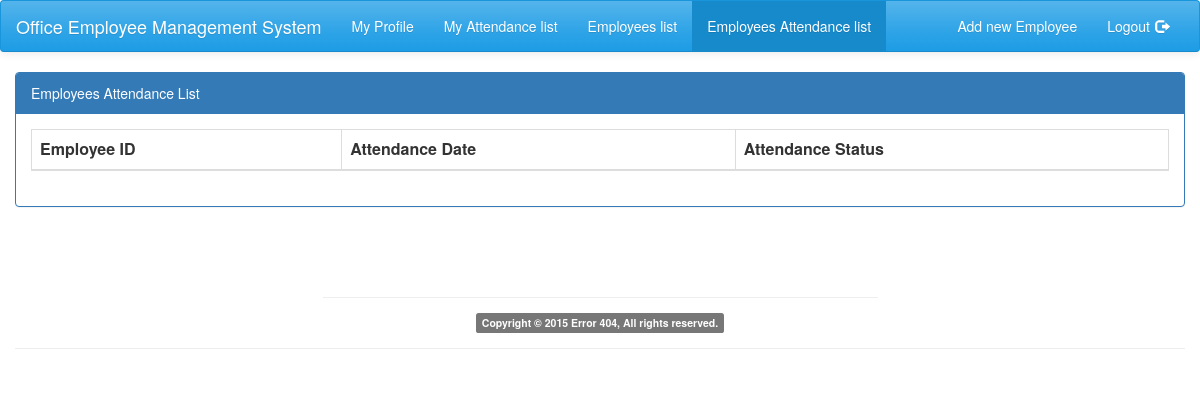
Before: /index.php?page=attendance (signed in) with the older database file.
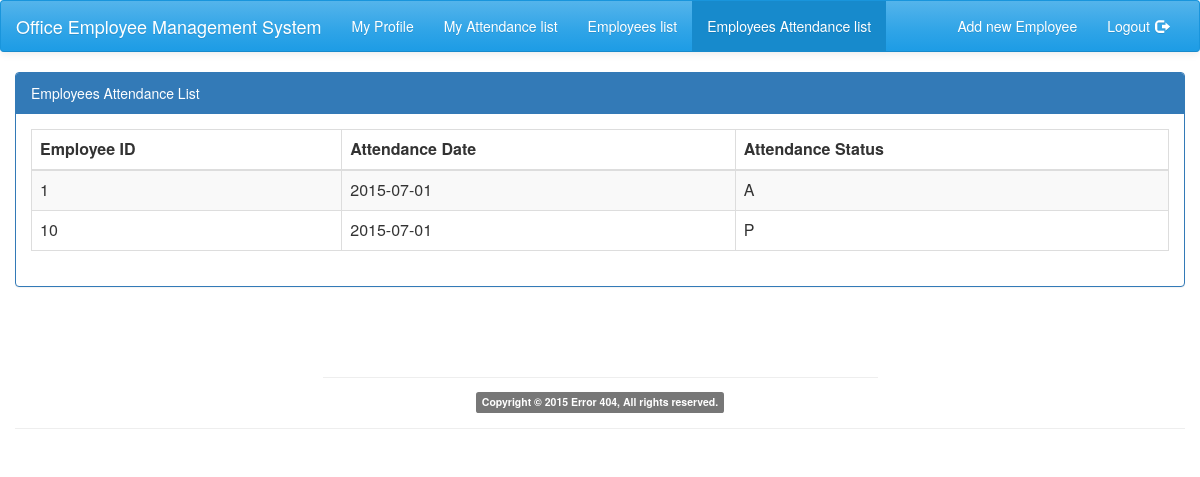
After: the same page with the newer database file.
### tables this page shows
CREATE TABLE IF NOT EXISTS `emp_attendance` (
  `id` int(11) NOT NULL,
  `empid` int(11) NOT NULL,
  `Date` date NOT NULL,
  `Attendance Status` varchar(30) NOT NULL
);

### index.php (called while the page is built, shortened)
<?php
require("helpers.php");
if(isset($_GET['page']))
{
    $page = $_GET['page'];
}
else
    $page = "home";
render("header");
render($page);
render("footer");
?>

### views/attendance.php (the view, shortened to what this page needs)
            <div class="row">
                <div class="col-md-12">
                    <div class="panel panel-primary">
                            <div class="panel-heading">
                                 Employees Attendance List
                            </div>
                        <div class="panel-body">
                            <div class="table-responsive">
                                <table class="table table-striped table-bordered table-hover" id="dataTables-example">
                                    <thead>
                                        <tr>
                                            <th>Employee ID</th>
                                            <th>Attendance Date</th>
                                            <th>Attendance Status</th>
                                        </tr>
                                    </thead>
                                    <tbody><div id="data">
                                        <?php
                      $result=query("select * from emp_attendance");
                                            while($row=mysql_fetch_array($result)){
                                                $output="<tr><td>".$row['empid']."</td><td id='na'>".$row['Date']."</td><td>".$row['Attendance Status']."</td></tr>";
                                            echo $output;
                                            }
?>
                                         </div>
                                    </tbody>
                                </table>
                            </div>
                        </div>
                    </div>
                 </div>
</div>

### includes.php (shortened to what this page needs)
<link href="css/bootstrap.min.css" rel="stylesheet">
<link href="css/style.css" rel="stylesheet">
<link rel="stylesheet" type="text/css" href="../Style/engine1//style.css" />

### helpers.php (shortened to what this page needs)
<?php
require_once("includes.php");
function render($file, $data=array())
	{
		$path=__DIR__."/views/".$file.".php";
		if(file_exists($path))
           {
			extract($data);
			require($path);
           }
	}
    function query($sql) {
 $dbname = "basep_16359700_ems";
        $server = "sql310.base.pk";
        $user ="basep_16359700";
        $pass = "11105090";
        $connection = mysql_connect($server, $user, $pass);
        $db = mysql_select_db($dbname, $connection);
        $query = mysql_query($sql, $connection);
            return $query;
    }
?>

### views/header.php (shortened to what this page needs)
<?php if(isset($_GET['page']))
    $page=$_GET['page'];
else
{$page="home"; }
if(isset($_SESSION['id']))
$h_id=$_SESSION['id'];
?>
	<body>
  <nav class="navbar navbar-default">
  <div class="container-fluid">
    <div class="navbar-header">
    <a class="nav navbar-brand" href="#">Office Employee Management System</a>
    </div>
    <div class="collapse navbar-collapse" id="bs-example-navbar-collapse">
      <ul class="nav navbar-nav">
     <li  <?php if($page=="home"||$page=="Signup") { ?>   class="active"  ><a href="index.php?page=home">Home</a></li> <?php } ?>
<?php if(isset($_SESSION['right'])&&$page!="home") {
?><li <?php if($page=="cpanel") { ?> class="active" <?php } ?> > <a href="index.php?page=cpanel">My Profile</a> </li> <?php
if($_SESSION['right']=="E"||$_SESSION['right']=="A") {
?>
    <li <?php if($page=="myAttendance") { ?> class="active" <?php } ?> > <a href="index.php?page=myAttendance&my_id=<?php echo $h_id; ?>">My Attendance list</a> </li>
  <?php     }
 if($_SESSION['right']=="A") { ?>
    <li <?php if($page=="employeeslist") { ?> class="active" <?php } ?> > <a href="index.php?page=employeeslist">Employees list</a> </li>
    <li <?php if($page=="attendance") { ?> class="active" <?php } ?> > <a href="index.php?page=attendance">Employees Attendance list</a> </li>
    <?php    } ?>
</ul>
    <ul class="nav navbar-nav navbar-right">
<?php if($_SESSION['right']=="A") { ?>
    <li <?php if($page=="newemployee") { ?> class="active" <?php } ?> > <a href="index.php?page=newemployee">Add new Employee</a> </li>
        <?php    } ?>
			 <li <?php if($page=="logout") { ?> class="active" <?php }?> ><a href="index.php?page=logout" style="align:right">Logout<span style="margin-left:5px" class="glyphicon glyphicon-log-out"></span></a>
			 </li>
				</ul>
   <?php } ?>
    </div>
    </div>
</nav>
<div class="container" style="padding:0px;">

### views/footer.php (shortened to what this page needs)
<div class ="container">
<div class="row align-center" style="margin-top: 50px;text-align: center;">
    <div class="col-xs-12 col-sm-6 col-sm-offset-3">
        <hr><p class="label label-default label-custom">Copyright &copy; 2015  Error 404, All rights reserved.</p>
    </div>
</div>
</div>
    <hr>
</div>
</body>
</html>

### css/style.css (style rules this page uses)
.nav { margin-bottom: 0; padding-left: 0; list-style: none; }
.nav > li { position: relative; display: block; }
.nav > li > a { position: relative; display: block; padding: 10px 15px; }
.navbar { position: relative; min-height: 50px; margin-bottom: 20px; border: 1px solid transparent; }
@media (min-width: 768px) { .navbar { border-radius: 4px; } }
@media (min-width: 768px) { .navbar-header { float: left; } }
.navbar-collapse { overflow-x: visible; padding-right: 15px; padding-left: 15px; border-top: 1px solid transparent; -webkit-box-shadow: inset 0 1px 0 rgba(255, 255, 255, 0.1); box-shadow: inset 0 1px 0 rgba(255, 255, 255, 0.1); -webkit-overflow-scrolling: touch; }
@media (min-width: 768px) { .navbar-collapse { width: auto; border-top: 0; -webkit-box-shadow: none; box-shadow: none; } }
@media (min-width: 768px) { .navbar-collapse.collapse { display: block !important; visibility: visible !important; height: auto !important; padding-bottom: 0; overflow: visible !important; } }
.container > .navbar-header, .container-fluid > .navbar-header, .container > .navbar-collapse, .container-fluid > .navbar-collapse { margin-right: -15px; margin-left: -15px; }
@media (min-width: 768px) { .container > .navbar-header, .container-fluid > .navbar-header, .container > .navbar-collapse, .container-fluid > .navbar-collapse { margin-right: 0; margin-left: 0; } }
.navbar-brand { float: left; padding: 15px 15px; font-size: 18px; line-height: 20px; height: 50px; }
@media (min-width: 768px) { .navbar > .container .navbar-brand, .navbar > .container-fluid .navbar-brand { margin-left: -15px; } }
.navbar-nav { margin: 7.5px -15px; }
.navbar-nav > li > a { padding-top: 10px; padding-bottom: 10px; line-height: 20px; }
@media (min-width: 768px) { .navbar-nav { float: left; margin: 0; } }
@media (min-width: 768px) { .navbar-nav > li { float: left; } }
@media (min-width: 768px) { .navbar-nav > li > a { padding-top: 15px; padding-bottom: 15px; } }
@media (min-width: 768px) { .navbar-right { float: right !important; margin-right: -15px; } }
.navbar-default { background-color: #2fa4e7; border-color: #1995dc; }
.navbar-default .navbar-brand { color: #ffffff; }
.navbar-default .navbar-nav > li > a { color: #ffffff; }
.navbar-default .navbar-nav > .active > a, .navbar-default .navbar-nav > .active > a:hover, .navbar-default .navbar-nav > .active > a:focus { color: #ffffff; background-color: #178acc; }
.navbar-default .navbar-collapse, .navbar-default .navbar-form { border-color: #1995dc; }
.navbar { background-image: -webkit-linear-gradient(#54b4eb, #2fa4e7 60%, #1d9ce5); background-image: -o-linear-gradient(#54b4eb, #2fa4e7 60%, #1d9ce5); background-image: -webkit-gradient(linear, left top, left bottom, from(#54b4eb), color-stop(60%, #2fa4e7), to(#1d9ce5)); background-image: linear-gradient(#54b4eb, #2fa4e7 60%, #1d9ce5); background-repeat: no-repeat; filter: progid:DXImageTransform.Microsoft.gradient(startColorstr='#ff54b4eb', endColorstr='#ff1d9ce5', GradientType=0); border-bottom: 1px solid #178acc; -webkit-filter: none; filter: none; -webkit-box-shadow: 0 1px 10px rgba(0, 0, 0, 0.1); box-shadow: 0 1px 10px rgba(0, 0, 0, 0.1); }
.navbar .navbar-nav > li > a, .navbar-brand { text-shadow: 0 1px 0 rgba(0, 0, 0, 0.1); }

### includes.php (style rules this page uses)
.align-center { text-align: center; }

Changed rows visible on the page:
added emp_attendance: empid "1", Date "2015-07-01", Attendance Status "A"
added emp_attendance: empid "10", Date "2015-07-01", Attendance Status "P"
